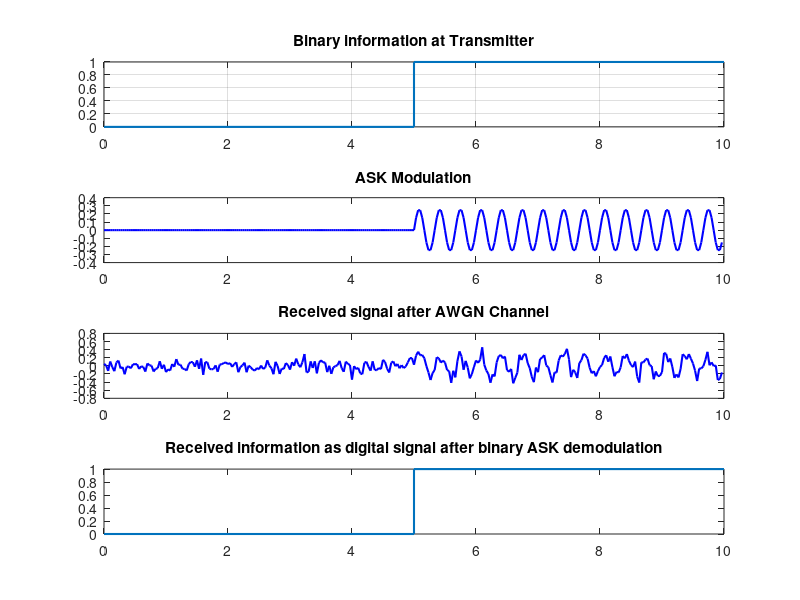
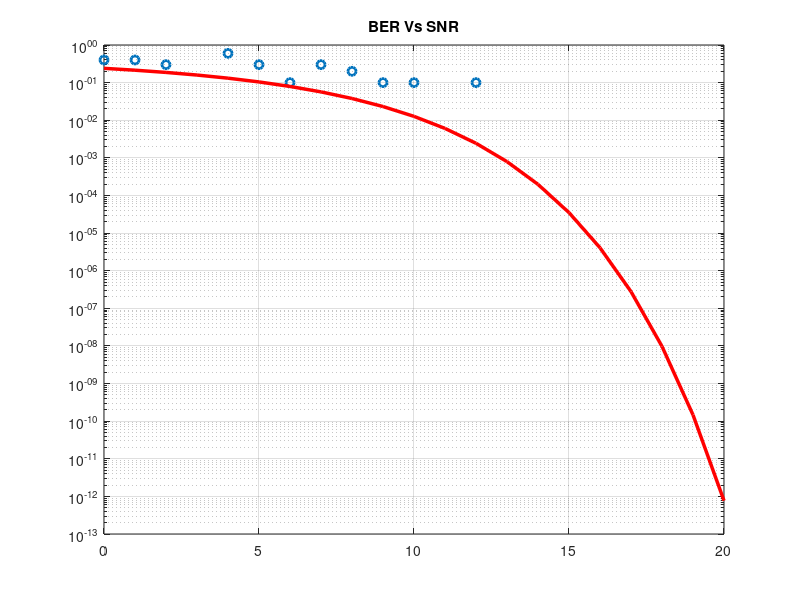

Recreate these plots in MATLAB, in order.
n=10;
x=randint(1,n);
figure(1)
subplot(411)
stairs(0:n,[x(1:n) x(n)],'linewidth',1.5);
title('Binary information at Transmitter');grid on

f1=3;
t=0:1/(f1*n):1-1/(f1*n);
sa1=sin(2*pi*f1*t);
E1=sum(sa1.^2);
sa1=sa1/sqrt(E1);
sa0=0*sin(2*pi*f1*t);
ask=[];
for i=1:n
if x(i)==1
ask=[ask sa1];
else
ask=[ask sa0];
end
end
figure(1)
subplot(412)
tb=0:1/(f1*n):n-1/(f1*n);
plot(tb, ask(1:n*n*f1),'b','linewidth',1.5)
title('ASK Modulation');

A=[];

SNR_dB=0:100;
SNR=10.^(SNR_dB/10);

snr=randi(20);
askn=awgn(ask,snr);

figure(1)
subplot(413)
tb=0:1/(f1*n):n-1/(f1*n);
plot(tb, askn(1:n*n*f1),'b','linewidth',1.5)
title('Received signal after AWGN Channel');

for i=1:n
if sum(sa1.*askn(1+f1*n*(i-1):f1*n*i))>0.5
A=[A 1];
else
A=[A 0];
end
end

figure(1)
subplot(414)
tb=0:1/(f1*n):n-1/(f1*n);
stairs(0:n,[A(1:n) A(n)],'linewidth',1.5);
title('Received information as digital signal after binary ASK demodulation');

for snr=0:20
askn=awgn(ask,snr);

%DETECTION
A=[];
for i=1:n
%ASK Detection
if sum(sa1.*askn(1+f1*n*(i-1):f1*n*i))>0.5
A=[A 1];
else
A=[A 0];
end
end
%BER
errA=0;errF=0; errP=0;
for i=1:n
if A(i)==x(i)
errA=errA;
else
errA=errA+1;
end

end
BER_A(snr+1)=errA/n;
end
figure(2)
semilogy(0:20,BER_A, 'o','linewidth',2)
grid on,
hold on,
snr=0:20;
SNR=10.^(snr/10);
BER_th=(1/2)*erfc(.5*sqrt(SNR));
semilogy(0:20,BER_th,'r','linewidth',2.5),grid on,
title('BER Vs SNR')
grid on;
